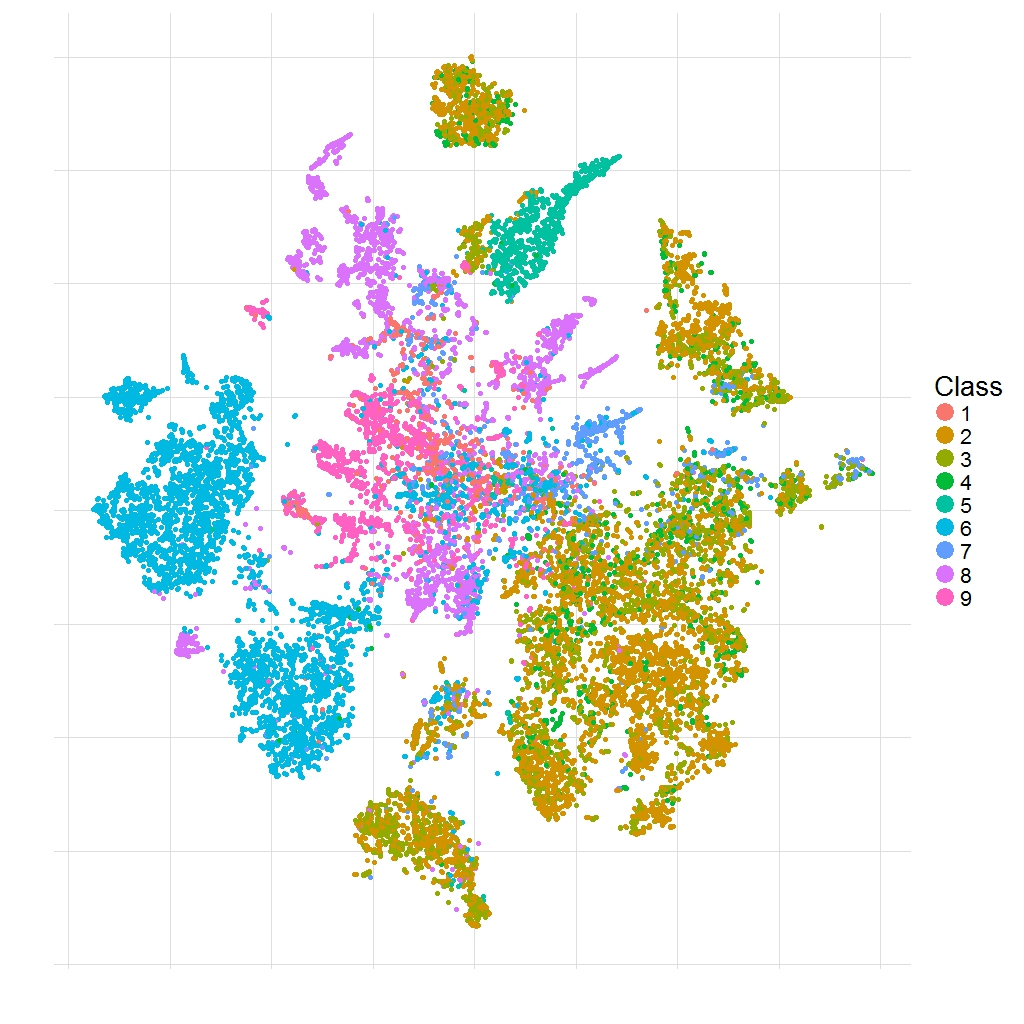

R code for this plot:
library(ggplot2)
library(readr)
library(Rtsne)

set.seed(666)

# Subsample items
num_rows_sample <- 20000

# Read in csv file
df <- read.csv("shuffled_train.csv")

# Subsample here
df <- df[sample(1:nrow(df), size = num_rows_sample),]

# Extract features
features <- df[,c(-1,-94)]

# Reduce to two-dimension
tsne <- Rtsne(as.matrix(features), pca = TRUE, perplexity=50, theta=0.5, dims=2)

# Get the features from tsne
embedding <- as.data.frame(tsne$Y)
embedding$Class <- as.factor(df$target)

# Plot in the form of scatter plot
ggplot(embedding, aes(x=V1, y=V2, color=Class)) +
   geom_point(size=1.25) +
   guides(colour = guide_legend(override.aes = list(size=6))) +
   xlab("") + ylab("") +
   theme_light(base_size=20) +
   theme(strip.background = element_blank(),
         strip.text.x     = element_blank(),
         axis.text.x      = element_blank(),
         axis.text.y      = element_blank(),
         axis.ticks       = element_blank(),
         axis.line        = element_blank(),
         panel.border     = element_blank())
